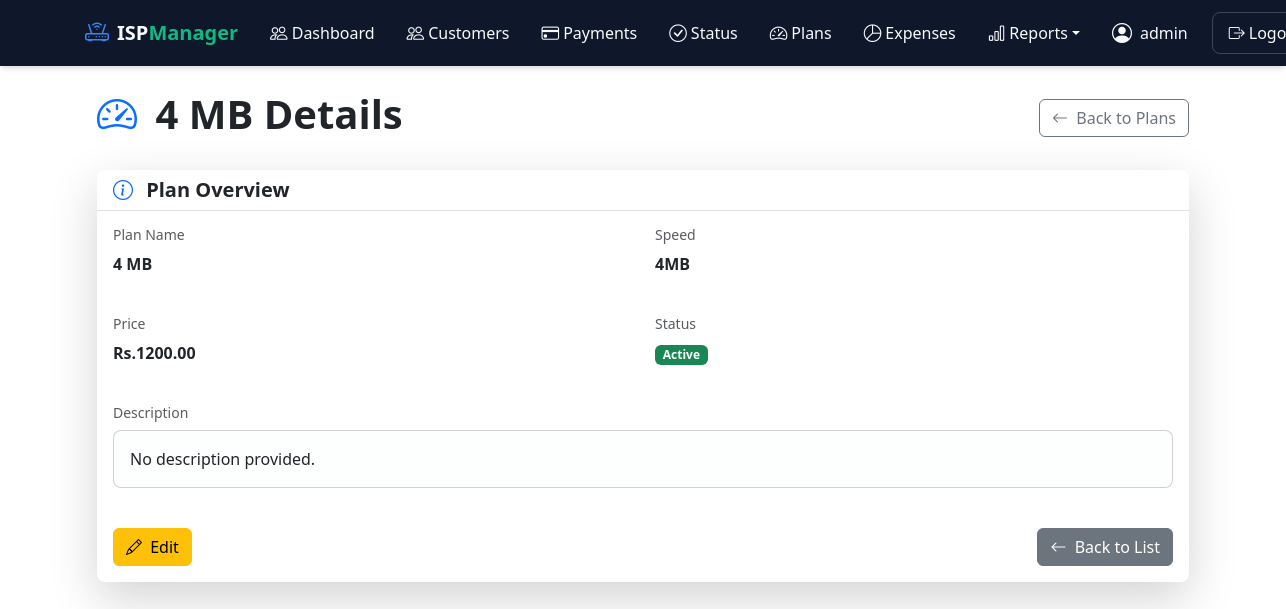
The page /service-plans/2/ (signed in) on the database its author committed.
### customers/models.py (models this page shows, shortened)
class ServicePlan(models.Model):
    name = models.CharField(max_length=100)
    speed = models.CharField(max_length=50)
    price = models.DecimalField(max_digits=10, decimal_places=2)
    monthly_limit = models.PositiveIntegerField()  # GB
    is_active = models.BooleanField(default=True)

### customers/views.py (the view)
# urls.py: path('service-plans/<int:pk>/', ServicePlanDetailView.as_view(), name='service_plan_detail'),
class ServicePlanDetailView(LoginRequiredMixin, DetailView):
    model = ServicePlan
    template_name = 'customers/serviceplan_detail.html'
    context_object_name = 'serviceplan'

### templates/customers/serviceplan_detail.html (shortened to what this page needs)
{% extends "base.html" %}
{% block content %}
<div class="container animate__animated animate__fadeIn">
    <div class="d-flex justify-content-between align-items-center mb-4">
        <h1 class="fw-bold text-dark">
            <i class="bi bi-speedometer2 text-primary me-2"></i>
            {{ serviceplan.name }} Details
        </h1>
        <a href="{% url 'service_plan_list' %}" class="btn btn-outline-secondary hover-scale">
            <i class="bi bi-arrow-left me-1"></i> Back to Plans
        </a>
    </div>
    <div class="card border-0 shadow-lg animate__animated animate__fadeInUp">
        <div class="card-header bg-white border-bottom">
            <h5 class="mb-0 fw-bold text-dark">
                <i class="bi bi-info-circle text-primary me-2"></i> Plan Overview
            </h5>
        </div>
        <div class="card-body">
            <div class="row gy-4">
                <div class="col-md-6">
                    <h6 class="text-muted small">Plan Name</h6>
                    <p class="fw-bold">{{ serviceplan.name }}</p>
                </div>
                <div class="col-md-6">
                    <h6 class="text-muted small">Speed</h6>
                    <p class="fw-bold">{{ serviceplan.speed }}</p>
                </div>
                <div class="col-md-6">
                    <h6 class="text-muted small">Price</h6>
                    <p class="fw-bold">Rs.{{ serviceplan.price|floatformat:2 }}</p>
                </div>
                <div class="col-md-6">
                    <h6 class="text-muted small">Status</h6>
                    <p>
                        <span class="badge bg-{% if serviceplan.is_active %}success{% else %}danger{% endif %}">
                            {% if serviceplan.is_active %}Active{% else %}Inactive{% endif %}
                        </span>
                    </p>
                </div>
                <div class="col-12">
                    <h6 class="text-muted small">Description</h6>
                    <div class="card bg-light bg-opacity-25">
                        <div class="card-body">
                            {{ serviceplan.description|default:"No description provided." }}
                        </div>
                    </div>
                </div>
            </div>
            <div class="mt-4 d-flex justify-content-between">
                <a href="{% url 'service_plan_update' serviceplan.pk %}" class="btn btn-warning hover-scale">
                    <i class="bi bi-pencil me-1"></i> Edit
                </a>
                <a href="{% url 'service_plan_list' %}" class="btn btn-secondary hover-scale">
                    <i class="bi bi-arrow-left me-1"></i> Back to List
                </a>
            </div>
        </div>
    </div>
</div>
{% endblock %}

### templates/base.html (shortened to what this page needs)
<!DOCTYPE html>
<html lang="en">
<head>
    <link href="https://cdn.jsdelivr.net/npm/bootstrap@5.3.0/dist/css/bootstrap.min.css" rel="stylesheet">
    <link rel="stylesheet" href="https://cdn.jsdelivr.net/npm/bootstrap-icons@1.11.1/font/bootstrap-icons.css">
    <link rel="stylesheet" href="https://cdnjs.cloudflare.com/ajax/libs/animate.css/4.1.1/animate.min.css" />
</head>
<body>
<nav class="navbar navbar-expand-lg navbar-dark fixed-top">
    <div class="container">
        <a class="navbar-brand" href="{% url 'dashboard' %}">
            <div class="logo-container">
                <i class="bi bi-router me-2"></i>
                <span class="brand-text">ISP<span class="brand-highlight">Manager</span></span>
            </div>
        </a>
        <div class="collapse navbar-collapse" id="navbarMain">
            <ul class="navbar-nav me-auto">
                <li class="nav-item">
                    <a class="nav-link" href="{% url 'dashboard' %}">
                        <i class="bi bi-people me-1"></i>
                        <span>Dashboard</span>
                    </a>
                </li>
                <li class="nav-item">
                    <a class="nav-link" href="{% url 'customer_list' %}">
                        <i class="bi bi-people me-1"></i>
                        <span>Customers</span>
                    </a>
                </li>
                <li class="nav-item">
                    <a class="nav-link" href="{% url 'payment_list' %}">
                        <i class="bi bi-credit-card me-1"></i>
                        <span>Payments</span>
                    </a>
                </li>
                <li class="nav-item">
                    <a class="nav-link" href="{% url 'payment_status' %}">
                        <i class="bi bi-check-circle me-1"></i>
                        <span>Status</span>
                    </a>
                </li>
                <li class="nav-item">
                    <a class="nav-link" href="{% url 'service_plan_list' %}">
                        <i class="bi bi-speedometer2 me-1"></i>
                        <span>Plans</span>
                    </a>
                </li>
                <li class="nav-item">
                    <a class="nav-link" href="{% url 'expense_dashboard' %}">
                        <i class="bi bi-pie-chart me-1"></i>
                        <span>Expenses</span>
                    </a>
                </li>
                <li class="nav-item dropdown">
                    <a class="nav-link dropdown-toggle" href="#" id="reportsDropdown" data-bs-toggle="dropdown">
                        <i class="bi bi-bar-chart me-1"></i>
                        <span>Reports</span>
                    </a>
                </li>
            </ul>
            <div class="user-section">
                <div class="user-greeting">
                    <i class="bi bi-person-circle me-2"></i>
                    <span>{{ request.user.username }}</span>
                </div>
                {% if user.is_authenticated %}
                <form method="post" action="{% url 'logout' %}">
                    <button type="submit" class="logout-btn">
                        <i class="bi bi-box-arrow-right me-1"></i>
                        <span>Logout</span>
                    </button>
                </form>
                {% endif %}
            </div>
        </div>
    </div>
</nav>
    <div class="container mt-4">
        {% block content %}{% endblock %}
    </div>
</body>
</html>

### templates/base.html (style rules this page uses)
:root { --primary: #4e73df; --secondary: #858796; --success: #1cc88a; --info: #36b9cc; --warning: #f6c23e; --danger: #e74a3b; --light: #f8f9fc; --dark: #5a5c69; }
.hover-scale { transition: all 0.2s ease; }
.card { border-radius: 0.5rem; overflow: hidden; transition: all 0.3s ease; }
.hover-scale { transition: transform 0.2s ease; }
.card { transition: box-shadow 0.3s ease; }
.animate__animated { animation-duration: 0.6s; }
.card .card { margin-bottom: 1rem; }
.card { border-radius: 0.5rem; overflow: hidden; }
:root { --primary-color: #2563eb; --primary-dark: #1e40af; --primary-light: #3b82f6; --accent-color: #10b981; --text-light: #f8fafc; --text-dark: #1e293b; --bg-dark: #0f172a; --bg-light: #ffffff; --transition: all 0.25s cubic-bezier(0.4, 0, 0.2, 1); }
.navbar { position: sticky; top: 0; z-index: 1030; }
nav { background-color: var(--bg-dark); box-shadow: 0 4px 6px -1px rgba(0, 0, 0, 0.1), 0 2px 4px -1px rgba(0, 0, 0, 0.06); padding: 0.75rem 1rem; transition: var(--transition); }
.logo-container { display: flex; align-items: center; transition: var(--transition); }
.logo-container i { font-size: 1.5rem; color: var(--primary-light); transition: var(--transition); }
.brand-text { font-weight: 600; font-size: 1.25rem; color: var(--text-light); }
.brand-highlight { color: var(--accent-color); }
.nav-item { position: relative; margin: 0 0.5rem; }
.nav-link { display: flex; align-items: center; color: var(--text-light); padding: 0.75rem 1rem; font-weight: 500; transition: var(--transition); }
.nav-link i { font-size: 1.1rem; margin-right: 0.5rem; transition: var(--transition); }
.user-section { display: flex; align-items: center; margin-left: 1rem; }
.user-greeting { display: flex; align-items: center; color: var(--text-light); margin-right: 1.5rem; font-weight: 500; transition: var(--transition); }
.user-greeting i { font-size: 1.25rem; }
.logout-btn { background-color: transparent; border: 1px solid rgba(255, 255, 255, 0.2); color: var(--text-light); padding: 0.5rem 1rem; border-radius: 0.5rem; display: flex; align-items: center; font-weight: 500; transition: var(--transition); }

### rows shown on the page
ServicePlan: name "4 MB", speed "4MB", price "1200.00"

### other values the page prints
{{ request.user.username }} "admin"
{{ serviceplan.description|default:"No description provided." }} "No description provided."
